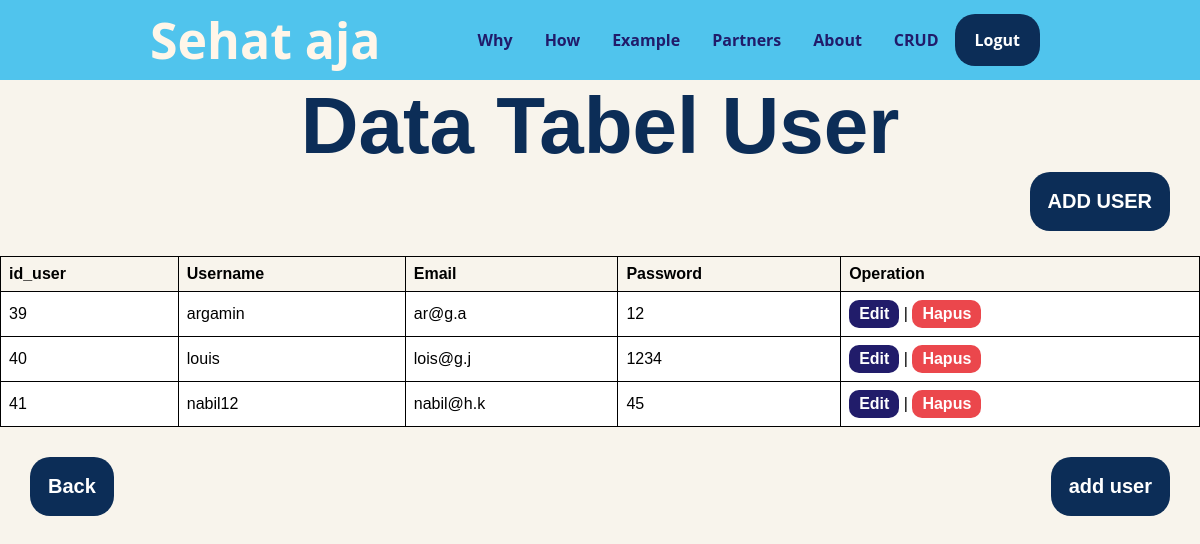
The app's page /admin.php, older data.
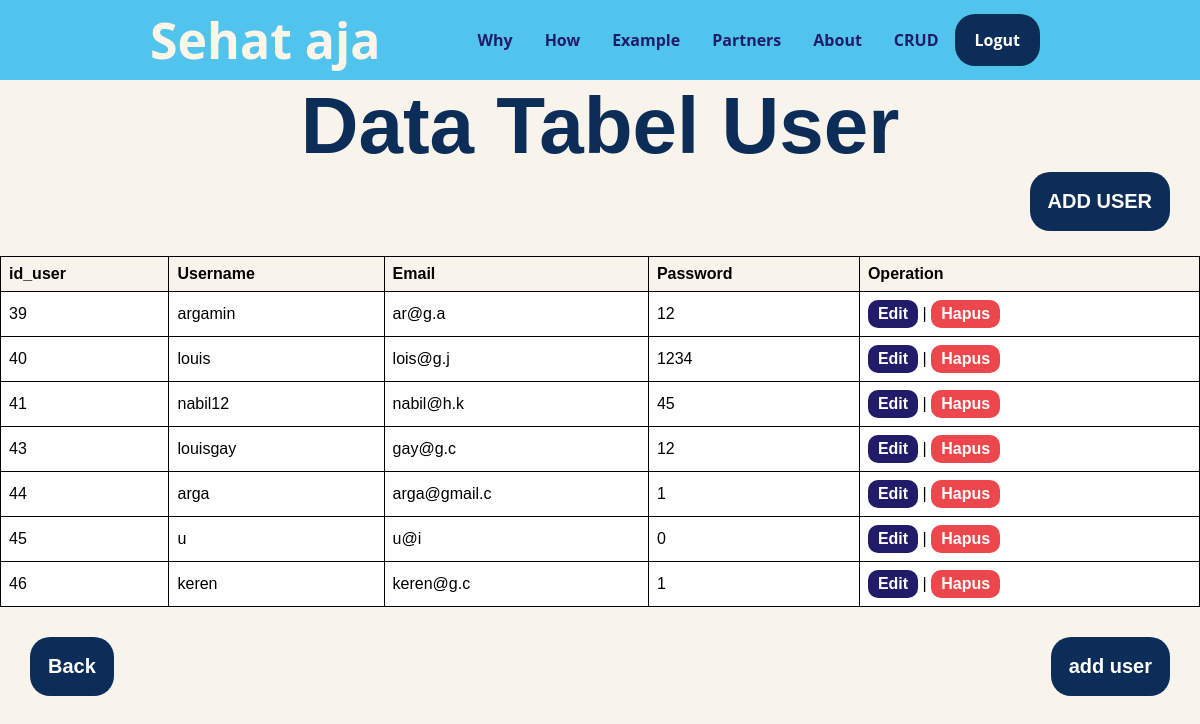
The same page, newer data.
### tables this page shows
CREATE TABLE `user` (
  `id_user` int(11) NOT NULL,
  `username` varchar(100) NOT NULL,
  `email` varchar(255) NOT NULL,
  `password` varchar(100) NOT NULL,
  `level` varchar(20) NOT NULL
);

### admin.php (the view, shortened to what this page needs)
<?php
require 'function.php';
$query = "SELECT * FROM user";
$result = mysqli_query($conn, $query);
?>
<!DOCTYPE html>
<html lang="en">
<head>
</head>
<body>
    <nav>
        <div class="wrapper">
            <div class="logo"><a href=''>Sehat aja</a></div>
                <div class="menu">
                    <ul>
                        <li><a href="#home">Why</a></li>
                        <li><a href="#courses">How</a></li>
                        <li><a href="#example">Example</a></li>
                        <li><a href="#partners">Partners</a></li>
                        <li><a href="biodata.php">About</a></li>
                        <li><a href="crud.php">CRUD</a></li>
                        <li><a href="logout.php" class="tbl-biru">Logut</a></li>
                    </ul>
                </div>
            </div>
    </nav>
    <h1 class="data">Data Tabel User</h1>
<a href="add.php" class = "add-user">ADD USER</a>
<table>
    <tr>
        <th>id_user</th>
        <th>Username</th>
        <th>Email</th>
        <th>Password</th>
        <th>Operation</th>
    </tr>
    <?php
     if (mysqli_num_rows($result) > 0) {
        while ($row = mysqli_fetch_assoc($result)) {
            echo "<tr>";
            echo "<td>" . $row["id_user"] . "</td>";
            echo "<td>" . $row["username"] . "</td>";
            echo "<td>" . $row["email"] . "</td>";
            echo "<td>" . $row["password"] . "</td>";
            echo "<td>";
            echo "<a class='edit'href='edit.php?id=".$row['id_user']."'>Edit</a> | ";
            echo "<a class='hapus'href='delete.php?id=".$row['id_user']."'>Hapus</a>";
            echo "</td>";
            echo "</tr>";
        }
    } else {
        echo "<tr><td colspan='3'>Tidak ada data yang ditemukan</td></tr>";
    }
    ?>
</table>
<a class = 'kembali' href="admin.php">Back</a>
<a href="add.php" class = "add-user">add user</a>
</body>
</html>
</body>
</html>

### admin.php (style rules this page uses)
* { text-decoration: none; margin: 0px; padding: 0px; }
body { margin: 0px; padding: 0px; font-family: 'Open Sans', sans-serif; width: 100%; }
.wrapper { width:75%; margin: auto; position: relative; }
.logo a { font-size: 50px; font-weight: 800; float: left; font-family: 'Segoe UI', Tahoma, Geneva, Verdana, sans-serif; color: #FFF6E9; }
.menu { float: right; }
nav { width: 100%; margin: auto; display: flex; line-height: 80px; position: sticky; position: -webkit-sticky; top: 0; background: #50C4ED; z-index: 1; }
nav ul { list-style-type: none; margin: 0; padding: 0; overflow: hidden; }
nav ul li { float: left; }
nav ul li a { color:#211C6A; font-weight: bold; text-align: center; padding: 0px 16px 0px 16px; text-decoration: none; }
a.tbl-biru { background: #0C2D57; border-radius: 20px; margin-top: 20px; padding: 15px 20px 15px 20px; color: #ffffff; cursor: pointer; font-weight: bold; margin-right: 10px; }
table { border-collapse: collapse; width: 100%; margin-right: 30px; margin-top: 30px; margin-bottom: 30px; }
th, td { border: 1px solid black; padding: 8px; text-align: left; border-color: #000; background-color: #fff; color: #000; font-family: 'Trebuchet MS', 'Lucida Sans Unicode', 'Lucida Grande', 'Lucida Sans', Arial, sans-serif; }
th { background-color: #F8F4EC; font-family: 'Trebuchet MS', 'Lucida Sans Unicode', 'Lucida Grande', 'Lucida Sans', Arial, sans-serif; }
body { background-color: #F8F4EC; color: #fff; }
.data { font-size:80px; text-align: center; color: #0C2D57; font-weight: bold; font-family:'Trebuchet MS', 'Lucida Sans Unicode', 'Lucida Grande', 'Lucida Sans', Arial, sans-serif; }
a.add-user { display: inline-block; background: #0C2D57; border-radius: 20px; padding: 1.5%; color: #ffffff; cursor: pointer; font-weight: bold; font-size:20px; font-family:'Trebuchet MS', 'Lucida Sans Unicode', 'Lucida Grande', 'Lucida Sans', Arial, sans-serif; float: right; margin-bottom: 25px; margin-right: 30px; }
a.kembali { display: inline-block; background: #0C2D57; border-radius: 20px; padding: 1.5%; color: #ffffff; cursor: pointer; font-weight: bold; font-size:20px; font-family:'Trebuchet MS', 'Lucida Sans Unicode', 'Lucida Grande', 'Lucida Sans', Arial, sans-serif; float: left; margin-bottom: 25px; margin-left: 30px; }
a.edit { font-family:'Trebuchet MS', 'Lucida Sans Unicode', 'Lucida Grande', 'Lucida Sans', Arial, sans-serif; font-weight: bold; display: inline-block; padding: 5px 10px; background-color:#211C6A ; color: white; text-decoration: none; border-radius: 10px; }
a.hapus { font-family:'Trebuchet MS', 'Lucida Sans Unicode', 'Lucida Grande', 'Lucida Sans', Arial, sans-serif; font-weight: bold; display: inline-block; padding: 5px 10px; background-color: rgb(235, 71, 76); color: white; text-decoration: none; border-radius: 10px; }

Row changes from the older to the newer data that the page shows:
added user: id_user "43", username "louisgay", email "gay@g.c", password "12"
added user: id_user "44", username "arga", email "arga@gmail.c", password "1"
added user: id_user "45", username "u", email "u@i", password "0"
added user: id_user "46", username "keren", email "keren@g.c", password "1"
